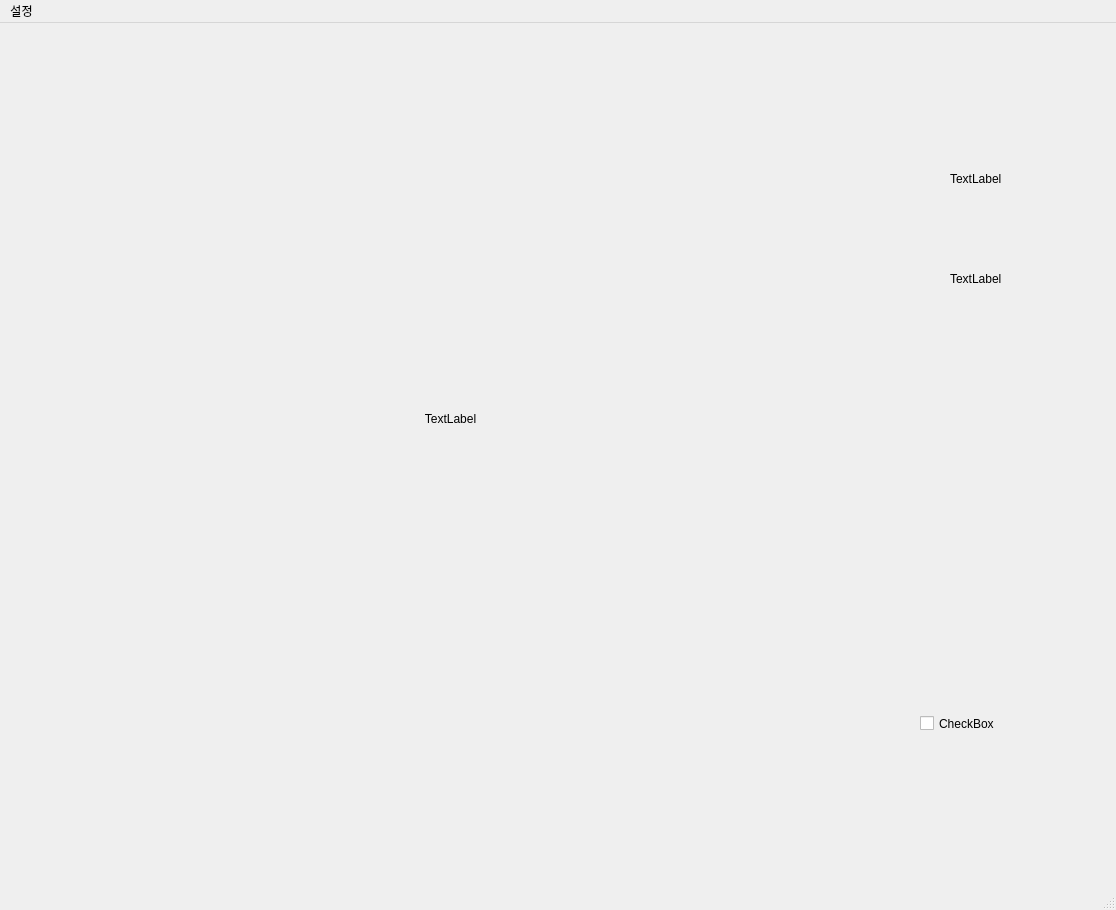
<?xml version="1.0" encoding="UTF-8"?>
<ui version="4.0">
 <class>MainWindow</class>
 <widget class="QMainWindow" name="MainWindow">
  <property name="geometry">
   <rect>
    <x>0</x>
    <y>0</y>
    <width>1116</width>
    <height>910</height>
   </rect>
  </property>
  <property name="windowTitle">
   <string>MainWindow</string>
  </property>
  <widget class="QWidget" name="centralwidget">
   <widget class="QWidget" name="verticalLayoutWidget">
    <property name="geometry">
     <rect>
      <x>40</x>
      <y>30</y>
      <width>821</width>
      <height>731</height>
     </rect>
    </property>
    <layout class="QVBoxLayout" name="verticalLayout">
     <item>
      <widget class="QLabel" name="label">
       <property name="layoutDirection">
        <enum>Qt::LeftToRight</enum>
       </property>
       <property name="text">
        <string>TextLabel</string>
       </property>
       <property name="alignment">
        <set>Qt::AlignCenter</set>
       </property>
      </widget>
     </item>
    </layout>
   </widget>
   <widget class="QLabel" name="label_2">
    <property name="geometry">
     <rect>
      <x>950</x>
      <y>150</y>
      <width>56</width>
      <height>12</height>
     </rect>
    </property>
    <property name="text">
     <string>TextLabel</string>
    </property>
   </widget>
   <widget class="QLabel" name="label_3">
    <property name="geometry">
     <rect>
      <x>950</x>
      <y>250</y>
      <width>56</width>
      <height>12</height>
     </rect>
    </property>
    <property name="text">
     <string>TextLabel</string>
    </property>
   </widget>
   <widget class="QCheckBox" name="checkBox">
    <property name="geometry">
     <rect>
      <x>920</x>
      <y>670</y>
      <width>131</width>
      <height>61</height>
     </rect>
    </property>
    <property name="text">
     <string>CheckBox</string>
    </property>
   </widget>
  </widget>
  <widget class="QMenuBar" name="menubar">
   <property name="geometry">
    <rect>
     <x>0</x>
     <y>0</y>
     <width>1116</width>
     <height>21</height>
    </rect>
   </property>
   <widget class="QMenu" name="menu">
    <property name="title">
     <string>설정</string>
    </property>
    <addaction name="actioncar_ROI"/>
   </widget>
   <addaction name="menu"/>
  </widget>
  <widget class="QStatusBar" name="statusbar"/>
  <action name="actioncar_ROI">
   <property name="text">
    <string>car ROI</string>
   </property>
  </action>
 </widget>
 <resources/>
 <connections/>
</ui>
